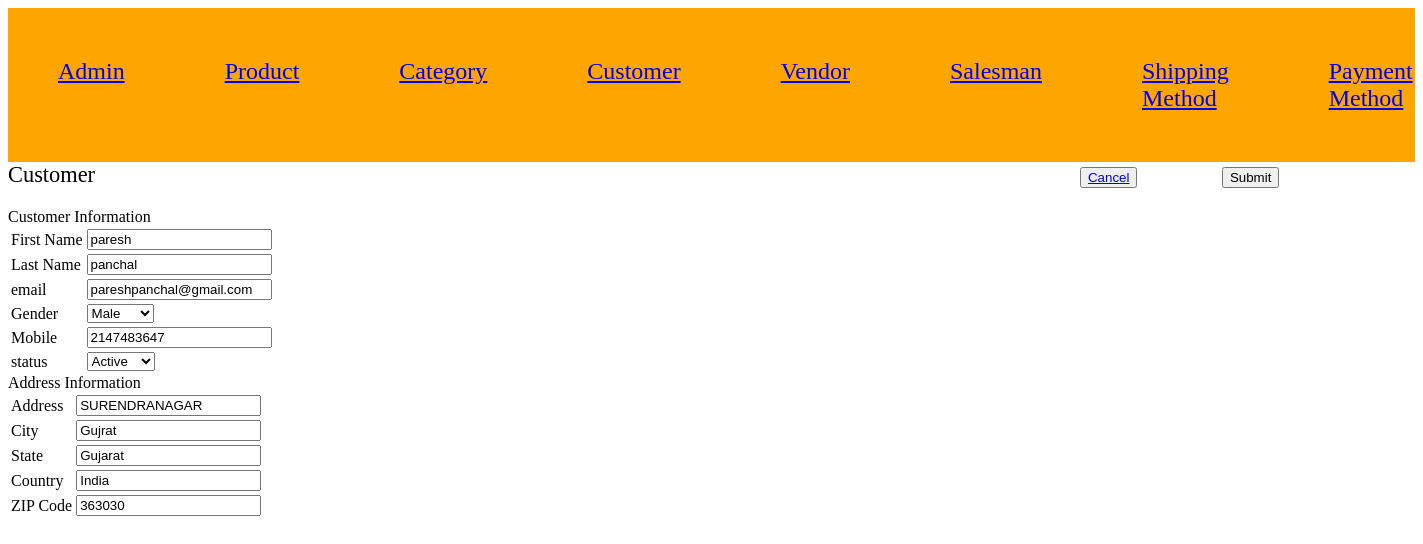
The page /project-harshad-parmar-04/Index.php?c=customer&a=edit&id=62 on the database its author committed.
### tables this page shows
CREATE TABLE `customer` (
  `customer_id` int(11) NOT NULL,
  `first_name` varchar(255) NOT NULL,
  `last_name` varchar(255) NOT NULL,
  `email` varchar(255) NOT NULL,
  `gender` enum('1','2') NOT NULL,
  `mobile` int(10) NOT NULL,
  `status` enum('1','2') NOT NULL,
  `created_at` datetime NOT NULL,
  `updated_at` datetime DEFAULT NULL
);

CREATE TABLE `customer_address` (
  `address_id` int(11) NOT NULL,
  `customer_id` int(11) NOT NULL,
  `address` varchar(255) NOT NULL,
  `city` varchar(50) NOT NULL,
  `state` varchar(50) NOT NULL,
  `country` varchar(50) NOT NULL,
  `zip` int(8) NOT NULL
);

### project-harshad-parmar-04/Model/Core/View.php (called while the page is built, shortened)
<?php
class Model_Core_View
{
	protected $data = [];
	protected $template = null;
	public function __get($key)
	{
		return $this->data[$key];
	}
	public function setData($data)
	{
		$this->data = $data;
		return $this;
	}
	public function setTemplate($template)
	{
		$this->template = $template;
		return $this;
	}
	public function getTemplate()
	{
		return $this->template;
	}
	public function render()
	{
		require 'View' . DS . $this->getTemplate();
	}
	public function getUrl($action = null, $controller = null, $params = [], $resetParam = false)
	{
		return Ccc::getModel('Core_Url')->getUrl($action, $controller, $params, $resetParam);
	}
}
?>

### project-harshad-parmar-04/Controller/Core/Action.php (called while the page is built, shortened)
<?php
class Controller_Core_Action
{
	protected $view = null;
	public function setView($view)
	{
		$this->view = $view;
		return $this;
	}
	public function getView()
	{
		if ($this->view) {
			return $this->view;
		}
		$view = Ccc::getModel('Core_View');
		return $view;
	}
	public function render()
	{
		return $this->getView()->render();
	}
}
?>

### project-harshad-parmar-04/Controller/Customer.php (called while the page is built, shortened)
<?php
class Controller_Customer extends Controller_Core_Action
{
	public function editAction()
	{
		try {
			if (!($id = (int) $this->getRequest()->getParams('id'))) {
				throw new Exception("Invalid request.", 1);
			}
			if (!($customer =  Ccc::getModel('Customer_Row')->load($id))) {
				throw new Exception("Invalid Id.", 1);
			}
			$customerAddress =  Ccc::getModel('Customer_Row');
			$customerAddress->getTable()->setTableName('customer_address');
			if (!$customerAddress->load($id)) {
				throw new Exception("Invalid Id.", 1);
			}
			$this->render();
		} catch (Exception $e) {
			$this->getMessage()->addMessage($e->getMessage(),Model_Core_Message::FAILURE);
			$this->redirect('grid');
		}
	}
}
?>

### project-harshad-parmar-04/Controller/Core/Front.php (called while the page is built, shortened)
<?php
class Controller_Core_Front
{
	public function init()
	{
		$request = Ccc::getModel('Core_Request');
		$controller = new $controllerClassName();
		$actionName = $request->getActionName().'Action';
		$controller->$actionName();
	}
}
?>

### project-harshad-parmar-04/Index.php (called while the page is built, shortened)
<?php
spl_autoload_register(function ($className) {
    $classPath = str_replace('_', '/', $className);
});
class Ccc
{
	public static function init()
	{
		$front = new Controller_Core_Front();
		$front->init();
	}
	public static function getModel($className)
	{
		return new $className();
	}
}
Ccc::init();
?>

### project-harshad-parmar-04/Model/Core/Url.php (called while the page is built, shortened)
<?php
class Model_Core_Url
{
	public function getUrl($action = null, $controller = null, $params = [], $resetParam = false)
	{
		$request = Ccc::getModel('Core_Request');
		$final = $request->getParams();
		if ($resetParam) {
			$final = [];
		}
		if ($controller) {
			$final['c'] = $controller;
		}
		else {
			$final['c'] = $request->getControllerName();
		}
		if ($action) {
			$final['a'] = $action;
		}
		else {
			$final['a'] = $request->getActionName();
		}
		$queryString = http_build_query($final);
		$url = $_SERVER['REQUEST_SCHEME'] . "://" . $_SERVER['HTTP_HOST'] . $_SERVER['SCRIPT_NAME'] . "?" . $queryString;
		return $url;
	}
}
?>

### project-harshad-parmar-04/Model/Core/Request.php (called while the page is built, shortened)
<?php
class Model_Core_Request
{
	public function getParams($key=null, $value=null)
	{
		if ($key == null) {
			return $_GET;
		}
		if (array_key_exists($key, $_GET)) {
			return $_GET[$key];
		}
		return $value;
	}
	public function getControllerName()
	{
		return $this->getParams('c', 'Index');
	}
}
?>

### project-harshad-parmar-04/Model/Core/Table/Row.php (called while the page is built, shortened)
<?php
class Model_Core_Table_Row
{
	protected $data = [];
	protected $table = null;
	public function setTable($table)
	{
		$this->table = $table;
		return $this;
	}
	public function getTable()
	{
		if ($this->table) {
			return $this->table;
		}
		return $this->table;
	}
	public function getTableName()
	{
		return $this->getTable()->getTableName();
	}
	public function getPrimaryKey()
	{
		return $this->getTable()->getPrimaryKey();
	}
	public function __get($key)
	{
		if (array_key_exists($key, $this->data)) {
			return $this->data[$key];
		}
		return null;
	}
	public function setData($data)
	{
		$this->data = array_merge($this->data, $data);
		return $this;
	}
	public function load($id, $column = null)
	{
		if (!$column) {
			$column = $this->getPrimaryKey();
		}
		$query = "SELECT * FROM `{$this->getTableName()}` WHERE `{$column}` = '{$id}'";
		$row = $this->getTable()->fetchRow($query);
		return $this;
	}
}
?>

### project-harshad-parmar-04/Model/Core/Adapter.php (called while the page is built, shortened)
<?php
class Model_Core_Adapter
{
	public $config = [
		'host' => 'localhost',
		'username' => 'root',
		'password' => '',
		'dbname' => 'project-harshad-parmar-04'
	];
	public function connect(){
		$connect = mysqli_connect(
			$this->config['host'],
			$this->config['username'],
			$this->config['password'],
			$this->config['dbname']
		);
		return $connect;
	}
	public function fetchRow($query){
		$connect = $this->connect();
		$result = mysqli_query($connect, $query);
		if ($result->num_rows > 0) {
			return $result->fetch_assoc();
		}
		return false;
	}
}
?>

### project-harshad-parmar-04/Model/Core/Table.php (called while the page is built, shortened)
<?php
class Model_Core_Table
{
	public function getAdapter()
	{
		$adapter = Ccc::getModel('Core_Adapter');
		return $adapter;
	}
	public function fetchRow($query)
	{
		return $this->getAdapter()->fetchRow($query);
	}
}
?>

### project-harshad-parmar-04/Model/Customer/Row.php (called while the page is built, shortened)
<?php
class Model_Customer_Row extends Model_Core_Table_Row
{
	public function getStatusOptions()
	{
		return [
			self::STATUS_ACTIVE => self::STATUS_ACTIVE_LBL,
			self::STATUS_INACTIVE => self::STATUS_INACTIVE_LBL
		];
	}
	public function getGenderOptions()
	{
		return [
			self::GENDER_MALE => self::GENDER_MALE_LBL,
			self::GENDER_FEMALE => self::GENDER_FEMALE_LBL
		];
	}
	public function getStatus()
	{
		if ($this->status) {
			return $this->status;
		}
		return self::STATUS_DEFAULT;
	}
	public function getGender()
	{
		if ($this->gender) {
			return $this->gender;
		}
		return self::GENDER_DEFAULT;
	}
}
?>

### project-harshad-parmar-04/View/customer/edit.phtml (the view, shortened to what this page needs)
<?php
$customer = $this->customer;
$customerAddress = $this->customerAddress;
?>
<!DOCTYPE html>
<html>
<head>
	<link rel="stylesheet" type="text/css" href="Skin/css/style.css">
</head>
<body>
	<form action="<?php echo $this->getUrl('save'); ?>" method="post">
		<div class="add">
			<div>Customer</div>
			<div class="cancel">
				<button><a href="<?php echo $this->getUrl('grid', null, [], true); ?>">Cancel</a></button>
			</div>
			<div class="submit">
				<button type="submit">Submit</button>
			</div>
		</div>
		<div>Customer Information</div>
		<table>
			<tr>
				<td>First Name</td>
				<td><input type="text" name="customer[first_name]" value="<?php echo $customer->first_name; ?>"></td>
			</tr>
			<tr>
				<td>Last Name</td>
				<td><input type="text" name="customer[last_name]" value="<?php echo $customer->last_name; ?>"></td>
			</tr>
			<tr>
				<td>email</td>
				<td><input type="text" name="customer[email]" value="<?php echo $customer->email; ?>"></td>
			</tr>
			<tr>
				<td>Gender</td>
				<td>
					<select name="customer[gender]">
						<?php foreach ($customer->getGenderOptions() as $key => $value) : ?>
						<?php $selected = ($key == $customer->getGender()) ? "selected" : ''; ?>
						<option value="<?php echo $key; ?>" <?php echo $selected;?>><?php echo $value; ?></option>
						<?php endforeach; ?>
					</select>
				</td>
			</tr>
			<tr>
				<td>Mobile</td>
				<td><input type="text" name="customer[mobile]" value="<?php echo $customer->mobile; ?>"></td>
			</tr>
			<tr>
				<td>status</td>
				<td>
					<select name="customer[status]">
						<?php foreach ($customer->getStatusOptions() as $key => $value) : ?>
						<?php $selected = ($key == $customer->getStatus()) ? "selected" : ''; ?>
						<option value="<?php echo $key; ?>" <?php echo $selected;?>><?php echo $value; ?></option>
						<?php endforeach; ?>
					</select>
				</td>
			</tr>
		</table>
		<div>Address Information</div>
		<table>
			<tr>
				<td>Address</td>
				<td><input type="text" name="customerAddress[address]" value="<?php echo $customerAddress->address; ?>"></td>
			</tr>
			<tr>
				<td>City</td>
				<td><input type="text" name="customerAddress[city]" value="<?php echo $customerAddress->city; ?>"></td>
			</tr>
			<tr>
				<td>State</td>
				<td><input type="text" name="customerAddress[state]" value="<?php echo $customerAddress->state; ?>"></td>
			</tr>
			<tr>
				<td>Country</td>
				<td><input type="text" name="customerAddress[country]" value="<?php echo $customerAddress->country; ?>"></td>
			</tr>
			<tr>
				<td>ZIP Code</td>
				<td><input type="text" name="customerAddress[zip]" value="<?php echo $customerAddress->zip; ?>"></td>
			</tr>
		</table>
	</form>
</body>
</html>

### project-harshad-parmar-04/Skin/css/style.css (style rules this page uses)
.add { display: flex; font-size: 140%; margin-bottom: 20px; }
.cancel { margin-left: 70%; }
.submit { margin-left: 6%; }

### rows shown on the page
customer: first_name "paresh", last_name "panchal", email "pareshpanchal@gmail.com", mobile "2147483647"
customer_address: address "SURENDRANAGAR", city "Gujrat", state "Gujarat", country "India", zip "363030"

### other values the page prints
form field value "Male"
form field value "Active"
